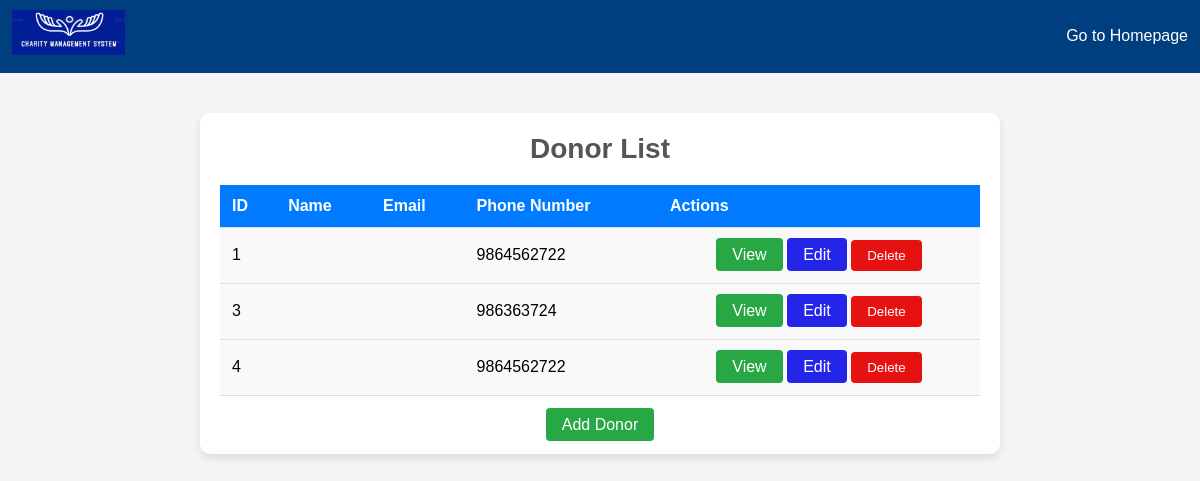
The app's page /donor/, older data.
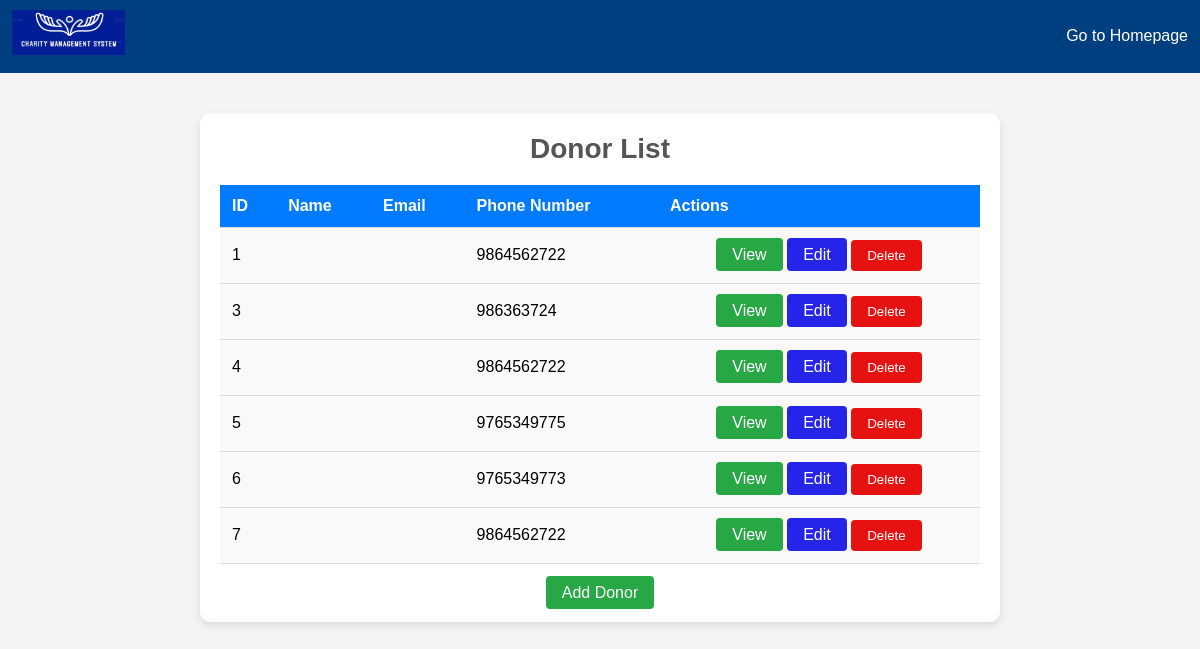
The same page, newer data.
### donor_management/models.py (models this page shows, shortened)
class Donor(models.Model):
    user = models.ForeignKey(User, on_delete=models.CASCADE, null=True)
    phone_number = models.CharField(max_length=15, null=True)
    address = models.CharField(max_length=100, null=True)
    district = models.CharField(max_length=100, null=True)
    country = models.CharField(max_length=100, null=True)
    created_at = models.DateTimeField(auto_now_add=True)
    updated_at = models.DateTimeField(auto_now=True)

### donor_management/views.py (the view)
# urls.py: path('', views.donor_list, name='donor_list'),
def donor_list(request):
    donors = Donor.objects.all()
    return render(request, 'donor_management/donor_list.html', {'donors': donors})

### donor_management/templates/donor_management/donor_list.html (shortened to what this page needs)
<!DOCTYPE html>
<html lang="en">
<head>
</head>
<body>
    <header>
        {% include 'navbar.html' %}
    </header>
    <div class="list-container">
        <h1>Donor List</h1>
        {% if donors %}
        <table>
            <thead>
                <tr>
                    <th>ID</th>
                    <th>Name</th>
                    <th>Email</th>
                    <th>Phone Number</th>
                    <th>Actions</th>
                </tr>
            </thead>
            <tbody>
                {% for donor in donors %}
                <tr>
                    <td>{{ donor.id }}</td>
                    <td>{{ donor.first_name }} {{ donor.last_name }}</td>
                    <td>{{ donor.email }}</td>
                    <td>{{ donor.phone_number }}</td>
                    <td class="text-center">
                        <a href="{% url 'donor_detail' donor.id %}" class="btn">View</a>
                        <a href="{% url 'donor_update' donor.id %}" class="btn btn-edit">Edit</a>
                        <button class="btn btn-delete" onclick="showDeleteModal('{{ donor.id }}', '{{ donor.name}}')">Delete</button>
                    </td>
                </tr>
                {% endfor %}
            </tbody>
        </table>
        {% else %}
        <p class="no-donors">No donors found.</p>
        {% endif %}
        <div class="text-center">
            <a href="{% url 'add_donor' %}" class="btn">Add Donor</a>
        </div>
    </div>
</body>
</html>

### Charity_Project/templates/navbar.html (shortened to what this page needs)
<!DOCTYPE html>
<html lang="en">
<head>
</head>
<body>
 <header>
    {% load static %}
  <nav class="navbar">
   <div class="container">
       <a href="{% url 'homepage' %}" class="logo">
        <img src="{% static 'images/logo2.png' %}" alt="Charity System Logo" class="logo-img">
       </a>
       {% if request.path == '/' %}
       <ul class="nav-links">
           <li><a href="#">Donations</a></li>
           <li><a href="{% url 'about' %}">About Us</a></li>
           <li><a href="{% url 'contact' %}">Contact</a></li>
       </ul>
       <div class="auth-buttons">
           <a href="{% url 'login_as' %}">Log in</a>
           <a href="{% url 'signup_as' %}">Sign up</a>
       </div>
       {% else %}
       <a href="{% url 'homepage' %}" class="go_back_to_homepage">Go to Homepage</a>
       {% endif %}
   </div>
</nav>
 </header>
</body>
</html>

### donor_management/templates/donor_management/donor_list.html (style rules this page uses)
body { font-family: 'Arial', sans-serif; background-color: #f4f4f4; margin: 0; }
.list-container { background-color: #ffffff; border-radius: 10px; box-shadow: 0 4px 8px rgba(0, 0, 0, 0.1); padding: 20px; max-width: 800px; margin: 0 auto; }
h1 { font-size: 28px; color: #555; margin-bottom: 20px; text-align: center; font-weight: 600; }
table { width: 100%; border-collapse: collapse; margin-bottom: 20px; }
th, td { padding: 12px; text-align: left; border-bottom: 1px solid #ddd; }
th { background-color: #007bff; color: white; }
td { background-color: #f9f9f9; }
.text-center { text-align: center; }
.btn { padding: 8px 16px; background-color: #28a745; color: white; border: none; border-radius: 4px; cursor: pointer; transition: background-color 0.3s ease; text-decoration: none; }
.btn-edit { background-color: #2525ea; }
.btn-delete { background-color: #e61212; }

### Charity_Project/templates/navbar.html (style rules this page uses)
* { margin: 0; padding: 0; box-sizing: border-box; }
.navbar { background-color: #003f7f; color: white; padding: 10px; margin-bottom: 40px; padding-left: 12px; padding-right: 12px; line-height: 1.3; }
.logo-img { height: 1.2cm; width: 3cm; }
.navbar .container { display: flex; justify-content: space-between; align-items: center; max-width: 1200px; margin: 0 auto; }
.navbar .logo { font-size: 24px; font-weight: bold; text-decoration: none; color: white; }
.go_back_to_homepage { color: white; text-decoration: none; }

Row changes from the older to the newer data that the page shows:
added Donor: id "5", phone_number "9765349775"
added Donor: id "6", phone_number "9765349773"
added Donor: id "7", phone_number "9864562722"
